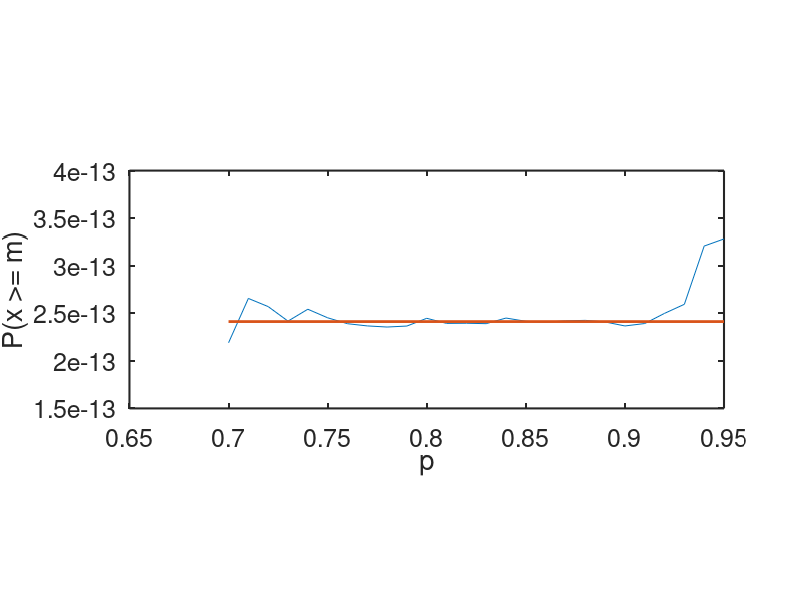
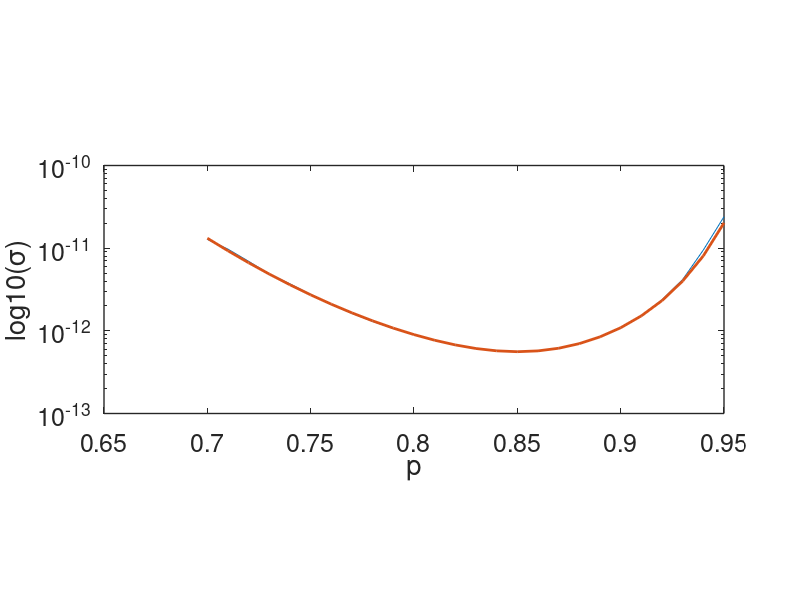
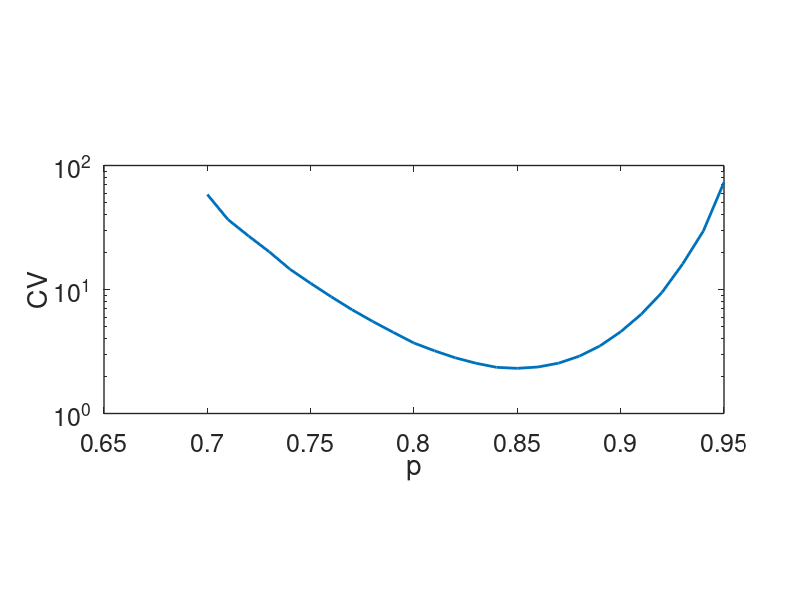
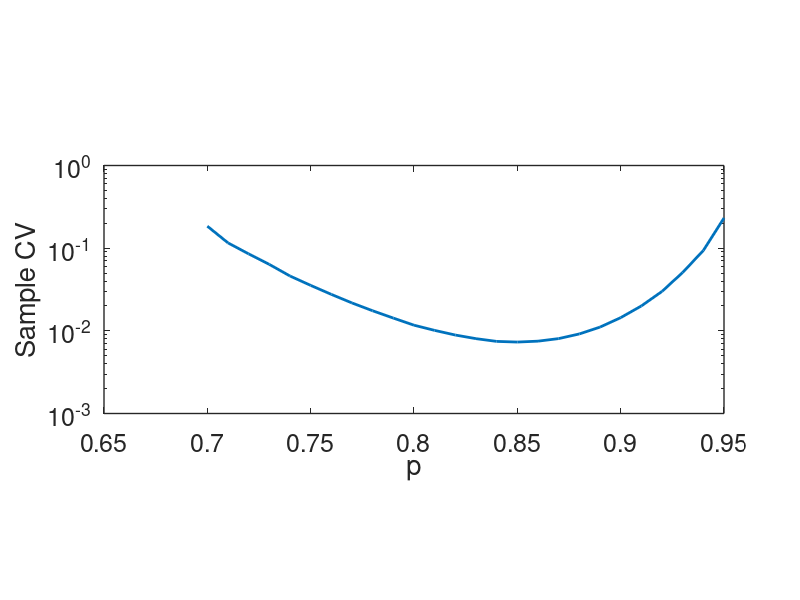

Recreate these plots in MATLAB, in order.
trials=100000;      % number of trials
numflips=100;       % number of coin flips
threshhold=85;      % threshold for counting

pvals=0.7:0.01:0.95;       % biasing probabilities to try 
numpvals=length(pvals);

meansave=zeros(numpvals,1);     % vector to keep track of computed means
sigsave=zeros(numpvals,1);      % vector to keep track of computed standard deviation
sigexact=zeros(numpvals,1);     % vector to keep track of exact standard deviation

%
% calculate exact value
%
headvec=0:numflips;
nv=numflips*ones(size(headvec));
% Matlab function nchoosek has trouble with large numbers
% so use Gamma function instead
c=gamma(nv+1)./(gamma(headvec+1).*gamma(nv-headvec+1));
pheads=c/2^numflips;  
indx=headvec<threshhold;      % values less than cutoff
pheadtail=pheads;       
pheadtail(indx)=0;      % set values less than cutoff to zero
exact=sum(pheadtail);   % exact value is sum >= threshhold

for i=1:numpvals                % loop through biasing probabilities
    p=pvals(i);
    x=rand(numflips,trials);    % get all of the uniform random variables
    heads=1*(x<p);              % flags for heads
    numheads=sum(heads);        % sum for each trial
    indicat=(numheads>=threshhold);     % indicator function for sum >= threshold
    %
    % this line does all of the work --- it calculates the product of the
    % likelihood  ratios for every flip and then multiplies by the
    % indicator function
    %
    y=indicat.*(1/(2*p)*ones(1,trials)).^numheads.*(1/(2*(1-p))*ones(1,trials)).^(ones(1,trials)*numflips-numheads);
    m=mean(y);                  % find the sample mean
    s=sqrt(var(y));             % and the standard deviation
    meansave(i)=m;              % save them
    sigsave(i)=s;               

    m2=c.*exp(headvec*(-log(2*p))-(nv-headvec)*log(2*(1-p)))/2^numflips;
    m2(indx)=0;                         % set values less than cutoff to zero
    sigexact(i)=sqrt(sum(m2)-exact^2);  % exact variance
    
    
end



f1=figure(1);
%set(f1,'Position',[0.025*wid 0.525*hyt 0.45*wid 0.4*hyt]);
plot(pvals,meansave,[pvals(1) pvals(end)],[exact exact],'linewidth',2);
%plot(probs,means,probs,exacts,'linewidth',2.0)
xlabel('p');
ylabel('P(x >= m)');
a=gca;
set(a,'FontSize',18);
set(a,'linewidth',1.5);
set(a,'PlotBoxAspectRatio',[1.0 0.4 1.0]);


%
% plot sample standard deviation
%
figure(2);
semilogy(pvals,sigsave,pvals,sigexact,'linewidth',2);
xlabel('p');
ylabel('log10(\sigma)');
a=gca;
set(a,'FontSize',18);
set(a,'linewidth',1);
set(a,'PlotBoxAspectRatio',[1.0 0.4 1.0]);

%
% plot coefficient of variation
%
figure(3)
semilogy(pvals,sigsave./meansave,'linewidth',2);
xlabel('p');
ylabel('CV');
a=gca;
set(a,'FontSize',18);
set(a,'linewidth',1);
set(a,'PlotBoxAspectRatio',[1.0 0.4 1.0]);

%
% plot sample coefficient of variation
%
figure(4)
semilogy(pvals,(sigsave/sqrt(trials))./meansave,'linewidth',2);
xlabel('p');
ylabel('Sample CV');
a=gca;
set(a,'FontSize',18);
set(a,'linewidth',1);
set(a,'PlotBoxAspectRatio',[1.0 0.4 1.0]);
